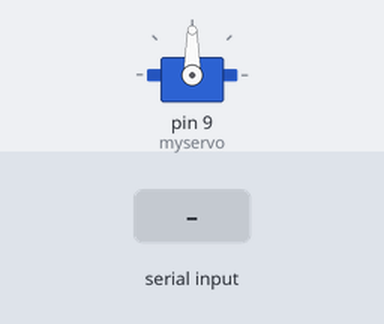
This sketch was run on a simulated Arduino Uno, built with avr-gcc and run on an emulated ATmega328P. Shown: servo. The test bench sets the inputs (shaded band).

Above: at 1.2 s.
1.3 s: "F" received over Serial
At 2.1 s:
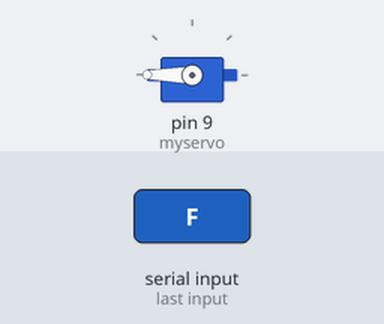
Timing chart, 0 to 4.3 s (numbered marks = the images above; inputs shaded):
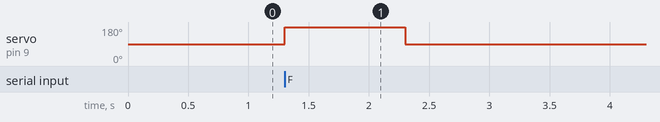

Measured:
- after the input at 1.3 s, servo on pin 9 (myservo): 90° → 180° at once, → 90° 1.0 s later

The sketch:

Keep-Me-Awake-Inator.ino
```cpp
#include <Servo.h>

Servo myservo;
int incomingByte;

void setup()
{
  myservo.attach(9);
  Serial.begin(9600);
}

void loop()
{
  if (Serial.available() > 0)
  {
    incomingByte = Serial.read();

    if (incomingByte == 'F')
    {
      myservo.write(180);
      delay(1000);
      myservo.write(90);
    }
  }
}
```
